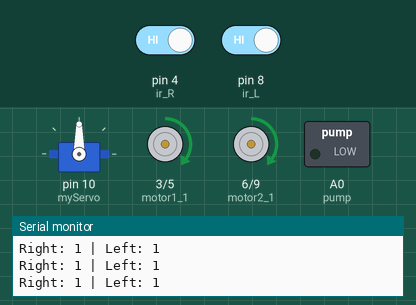
This sketch was run on a simulated Arduino Uno, built with avr-gcc and run on an emulated ATmega328P. On the bench: servo, motor-driver pin pairs drawn as motors (green arrow = first pin HIGH = forward, orange = second pin HIGH = backward, longer = more drive), switched loads named in the sketch (green lamp = pin HIGH), the last lines printed to the serial monitor. Inputs (shaded band) come from the test bench; at power-on: pin 4 (ir_R) HIGH, pin 8 (ir_L) HIGH.

Above: at 1.2 s.
1.3 s: pin 4 (ir_R) driven LOW
At 1.7 s:
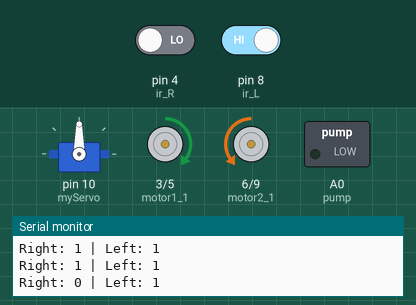
4.3 s: pin 4 (ir_R) driven HIGH and pin 8 (ir_L) driven LOW
10.3 s: pin 8 (ir_L) driven HIGH
At 11.4 s:
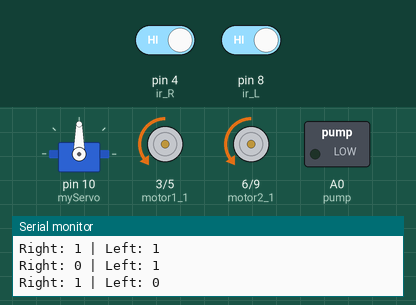
13.3 s: pin 8 (ir_L) driven LOW
At 13.9 s:
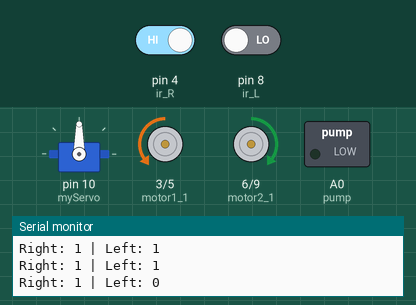
Timing chart, 0 to 17.3 s (numbered marks = the images above; inputs shaded):
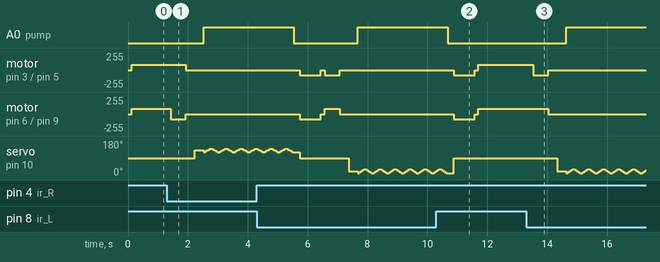

Measured:
- after the input at 1.3 s, A0 (pump): LOW → HIGH after 1.2 s; motor on pin 3 (motor1_1) / pin 5 (motor1_2): forward 80/255 → stopped after 0.63 s
- after the input at 10.3 s, A0 (pump): goes on until 10.7 s, then stays LOW; motor on pin 6 (motor2_1) / pin 9 (motor2_2): goes on until 11.7 s, then stays forward 80/255; servo on pin 10 (myServo): goes on until 10.9 s, then stays 90°
- after the input at 13.3 s, A0 (pump): LOW → HIGH after 1.3 s; motor on pin 3 (motor1_1) / pin 5 (motor1_2): forward 80/255 → backward 80/255 after 0.23 s, → stopped 0.50 s later

The sketch:

firefighter_auto.ino
```cpp
#include <Servo.h>

#define motor1_1 3  // محرك 1 - أمامي
#define motor1_2 5  // محرك 1 - خلفي
#define motor2_1 6  // محرك 2 - أمامي
#define motor2_2 9  // محرك 2 - خلفي

#define ir_R 4  // حساس اللهب - يمين
#define ir_L 8  // حساس اللهب - يسار

#define pump A0  // المضخة متصلة بالترانزيستور

Servo myServo;  // كائن التحكم في السيرفو

int s1, s3;
const int threshold = 3;  // عدد القراءات المطلوبة لتأكيد وجود النار

void setup() {
  Serial.begin(9600);

  pinMode(motor1_1, OUTPUT);
  pinMode(motor1_2, OUTPUT);
  pinMode(motor2_1, OUTPUT);
  pinMode(motor2_2, OUTPUT);

  pinMode(ir_R, INPUT);
  pinMode(ir_L, INPUT);

  pinMode(pump, OUTPUT);

  myServo.attach(10);
  myServo.write(90);  // الوضع الافتراضي للسيرفو

  Serial.println("System Initialized...");
}

void loop() {
  s1 = ReadSensor(ir_R);
  s3 = ReadSensor(ir_L);

  Serial.print("Right: "); Serial.print(s1);
  Serial.print(" | Left: "); Serial.println(s3);

  delay(100);

  if (s1 == LOW) {  // نار على اليمين
    TurnRight();
    Stop();
    delay(300);
    ExtinguishFire(130); // إطفاء النار مع حركة السيرفو
    MoveBackward();
  }
  else if (s3 == LOW) {  // نار على اليسار
    TurnLeft();
    Stop();
    delay(300);
    ExtinguishFire(20); // إطفاء النار مع حركة السيرفو
    MoveBackward();
  }
  else {  // لا يوجد حريق، تابع التحرك
    digitalWrite(pump, LOW);
    MoveForward();
  }
}

// قراءة الحساس عدة مرات لتأكيد القرار
int ReadSensor(int pin) {
  int count = 0;
  for (int i = 0; i < threshold; i++) {
    count += digitalRead(pin);
    delay(5);
  }
  return (count >= threshold / 2) ? HIGH : LOW;
}

// إطفاء الحريق مع تحريك السيرفو بسرعة
void ExtinguishFire(int targetAngle) {
  myServo.write(targetAngle);  // تحريك السيرفو ناحية النار
  delay(300);  // انتظار لوصوله للمكان

  unsigned long startTime = millis();
  digitalWrite(pump, HIGH); // تشغيل المضخة

  while (millis() - startTime < 3000) { // تشغيل الإطفاء لمدة 3 ثوانٍ
    for (int angle = targetAngle - 10; angle <= targetAngle + 10; angle += 5) {
      myServo.write(angle);
      delay(50);  // حركة سريعة يمين وشمال
    }
    for (int angle = targetAngle + 10; angle >= targetAngle - 10; angle -= 5) {
      myServo.write(angle);
      delay(50);
    }
  }

  digitalWrite(pump, LOW); // إطفاء المضخة
  delay(200);

  myServo.write(90); // إعادة السيرفو للوضع الطبيعي بسرعة
}

void MoveForward() {
  analogWrite(motor1_1, 80);
  analogWrite(motor1_2, 0);
  analogWrite(motor2_1, 80);
  analogWrite(motor2_2, 0);
}

void MoveBackward() {
  analogWrite(motor1_1, 0);
  analogWrite(motor1_2, 80);
  analogWrite(motor2_1, 0);
  analogWrite(motor2_2, 80);
  delay(700);
  Stop();
}

void TurnRight() {
  analogWrite(motor1_1, 80);
  analogWrite(motor1_2, 0);
  analogWrite(motor2_1, 0);
  analogWrite(motor2_2, 80);
  delay(500);
}

void TurnLeft() {
  analogWrite(motor1_1, 0);
  analogWrite(motor1_2, 80);
  analogWrite(motor2_1, 80);
  analogWrite(motor2_2, 0);
  delay(500);
}

void Stop() {
  analogWrite(motor1_1, 0);
  analogWrite(motor1_2, 0);
  analogWrite(motor2_1, 0);
  analogWrite(motor2_2, 0);
}
```
